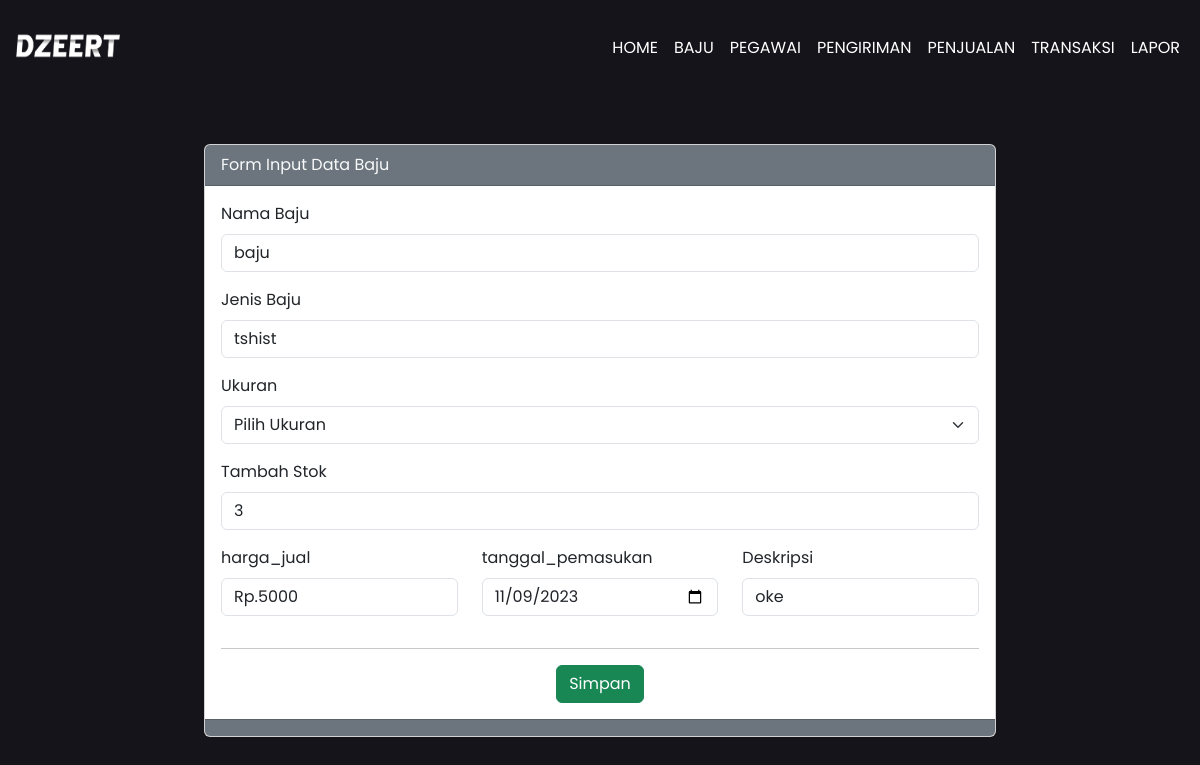
The app's page /edit.php?id_baju=12345751, older data.
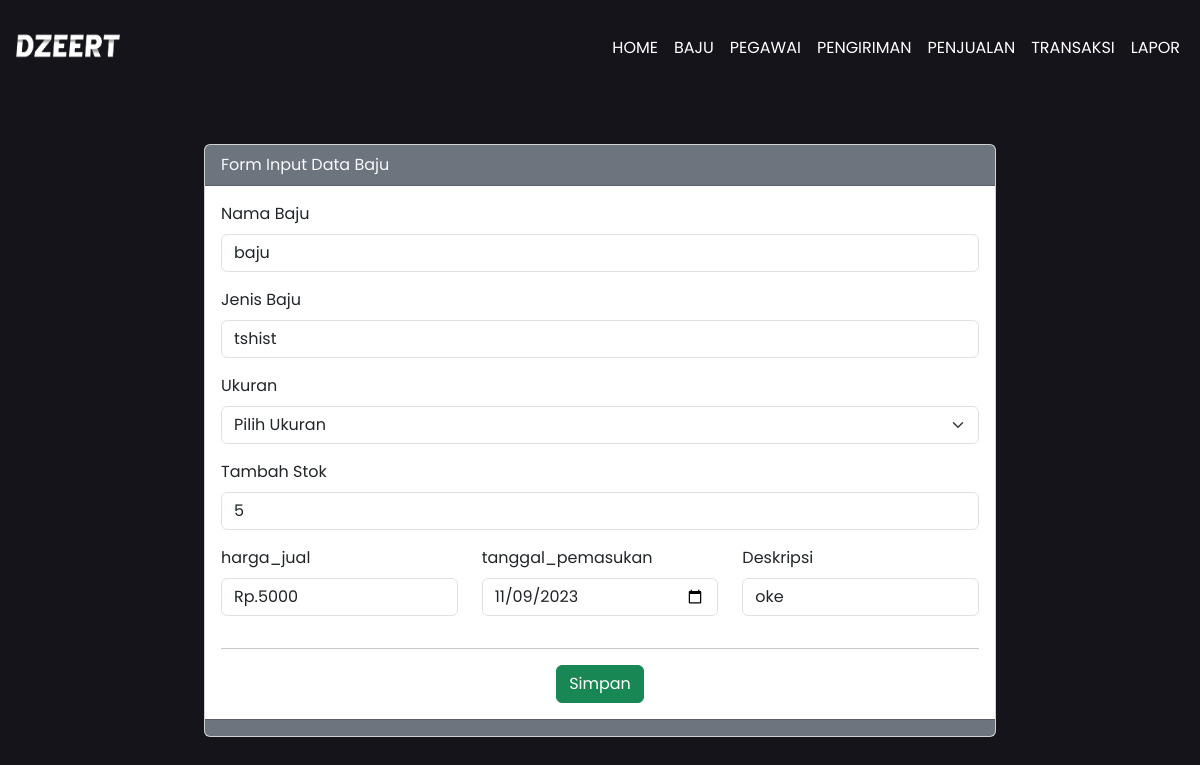
The same page, newer data.
### tables this page shows
CREATE TABLE `kelola_baju` (
  `id_baju` int(11) NOT NULL,
  `nama_baju` varchar(50) NOT NULL,
  `jenis_baju` varchar(50) NOT NULL,
  `ukuran_baju` varchar(10) NOT NULL,
  `tambah_stok` varchar(255) NOT NULL,
  `harga_jual` varchar(255) NOT NULL,
  `tanggal_pemasukan` date NOT NULL,
  `deskripsi` varchar(255) NOT NULL
);

### function.php (called while the page is built, shortened)
<?php
$koneksi = mysqli_connect("localhost","root","","penjualan");
function query($query) {
    global $koneksi;
    $result= mysqli_query($koneksi, $query);
    $row = [];
    while($tampil = mysqli_fetch_assoc($result)) {
     $row[] = $tampil;
    }
    return $row;
}
?>

### edit.php (the view, shortened to what this page needs)
<?php
require'function.php';
  if(isset($_GET["id_baju"])){
      $id_baju = $_GET["id_baju"];
      $penjualan = query("SELECT * FROM kelola_baju WHERE id_baju = $id_baju")[0];
  }
?>
<?php require'layouts/navbar.php'?>
<div class="row">
  <div class="col-md-8 mx-auto">
  <div class="card mt-5">
  <div class="card-header bg-secondary text-light">
    Form Input Data Baju
  </div>
  <div class="card-body">
      <form action="" method="post">
      <div class="mb-3">
          <label for="nama" class="form-label">Nama Baju</label>
          <input value="<?= $penjualan["nama_baju"]; ?>" type="text" class="form-control" name="nama_baju" id="nama_baju" placeholder="Nama Baju" <?= $penjualan["nama_baju"];?>>
      </div>
      <div class="mb-3">
          <label for="nama" class="form-label">Jenis Baju</label>
          <input value='<?= $penjualan["jenis_baju"]; ?>' type="text" class="form-control" name="jenis_baju" id="jenis_baju" placeholder="Jenis Baju"  <?= $penjualan["jenis_baju"];?>>
      </div>
      <div class="mb-3">
          <label for="nama" class="form-label">Ukuran</label>
          <select value='<?= $penjualan["ukuran_baju"]; ?>' class="form-select" name="ukuran_baju" id="ukuran_baju" <?= $penjualan["ukuran_baju"];?>>
              <option>Pilih Ukuran</option>
            </select>
      </div>
      <div class="mb-3">
          <label for="nama" class="form-label">Tambah Stok</label>
          <input value='<?= $penjualan["tambah_stok"]; ?>' type="number" class="form-control" name="tambah_stok" id="tambah_stok" placeholder="Tambah Stok" <?= $penjualan["tambah_stok"];?>>
      </div>
        <div class="row">
            <div class="col">
            <div class="mb-3">
              <label for="nama" class="form-label">harga_jual</label>
              <input value='<?= $penjualan["harga_jual"]; ?>' type="text" class="form-control" name="harga_jual" id="harga_jual" placeholder="Harga Jual"  <?= $penjualan["harga_jual"];?>>
            </div>
          </div>
            <div class="col">
            <div class="mb-3">
          <label for="nama" class="form-label">tanggal_pemasukan</label>
          <input value='<?= $penjualan["tanggal_pemasukan"]; ?>' type="date" class="form-control" name="tanggal_pemasukan" id="tanggal_pemasukan" placeholder="Harga Jual" <?= $penjualan["tanggal_pemasukan"];?>>
            </div>
          </div>
          <div class="col">
            <div class="mb-3">
              <label for="nama" class="form-label">Deskripsi</label>
              <input value='<?= $penjualan["deskripsi"]; ?>' type="text" class="form-control" name="deskripsi" id="deskripsi" placeholder="Deksripsi" <?= $penjualan["deskripsi"];?>>
            </div>
          </div>
      </div>
          <div class="text-center">
            <hr> <button type="submit" name="submit" class="btn btn-success">Simpan</button>
          </div>
      </form>
  </div>
  <div class="card-footer bg-secondary text-light">
  </div>
</div>
  </div>
</div>

Row changes from the older to the newer data that the page shows:
changed kelola_baju "baju": tambah_stok "3" → "5"
